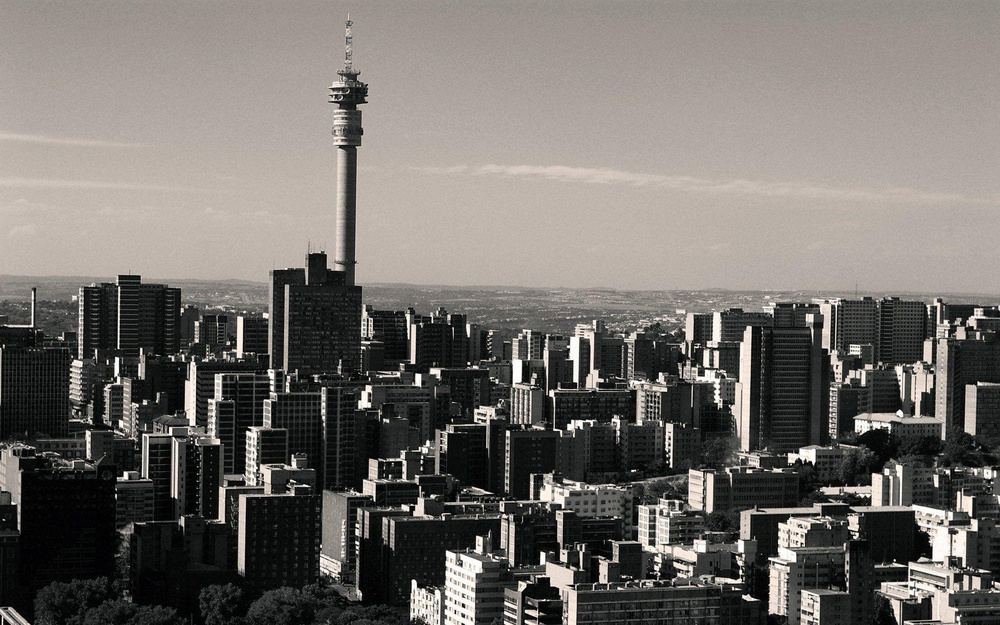
#> input picture Lab Task 5/1. Image Processing and Enhancement/6.jpg, 1000 x 625 px, shrunk from 1920 x 1200 before the run
$ jupyter execute 'Visualizing image in different color spaces.ipynb'   (older library calls are emulated)
#> lines starting #> are read from the running program, lines starting #| are printed output that depends on the picture
[cell 1]
# Python program to read image as RGB

# Importing cv2 and matplotlib module
import cv2
import matplotlib.pyplot as plt

# reads image as RGB
img = cv2.imread('6.jpg')
#> img is the input picture: shape (625, 1000, 3); mean B, G, R 106.7, 111, 115.3

# shows the image
plt.imshow(img)

[cell 2]
import cv2

# Read image as color
img = cv2.imread('6.jpg')  # Default: 3 channels (BGR)

# Convert to grayscale
gray = cv2.cvtColor(img, cv2.COLOR_BGR2GRAY)

cv2.imshow('Gray Image', gray)
cv2.waitKey(0)
cv2.destroyAllWindows()

[cell 3]
# Python program to read image
# as YCrCb color space

# Import cv2 module
import cv2

# Reads the image
img = cv2.imread('6.jpg')

# Convert to YCrCb color space
img = cv2.cvtColor(img, cv2.COLOR_BGR2YCrCb)
#> img: shape (625, 1000, 3); mean of channels 0, 1, 2 111.8, 130.5, 125.2

# Shows the image
cv2.imshow('image', img)

cv2.waitKey(0)
cv2.destroyAllWindows()

[cell 4]
# Python program to read image
# as HSV color space

# Importing cv2 module
import cv2

# Reads the image
img = cv2.imread('6.jpg')

# Converts to HSV color space
img = cv2.cvtColor(img, cv2.COLOR_BGR2HSV)
#> img: shape (625, 1000, 3); mean H, S, V 33.8, 26.9, 116.1

# Shows the image
cv2.imshow('image', img)

cv2.waitKey(0)
cv2.destroyAllWindows()

[cell 5]
# Python program to read image
# as LAB color space

# Importing cv2 module
import cv2

# Reads the image
img = cv2.imread('6.jpg')

# Converts to LAB color space
img = cv2.cvtColor(img, cv2.COLOR_BGR2LAB)
#> img: shape (625, 1000, 3); mean of channels 0, 1, 2 115.8, 128.6, 131

# Shows the image
cv2.imshow('image', img)

cv2.waitKey(0)
cv2.destroyAllWindows()

[cell 6]
# Python program to read image
# as EdgeMap

# Importing cv2 module
import cv2

# Reads the image
img = cv2.imread('6.jpg')


laplacian = cv2.Laplacian(img, cv2.CV_64F)
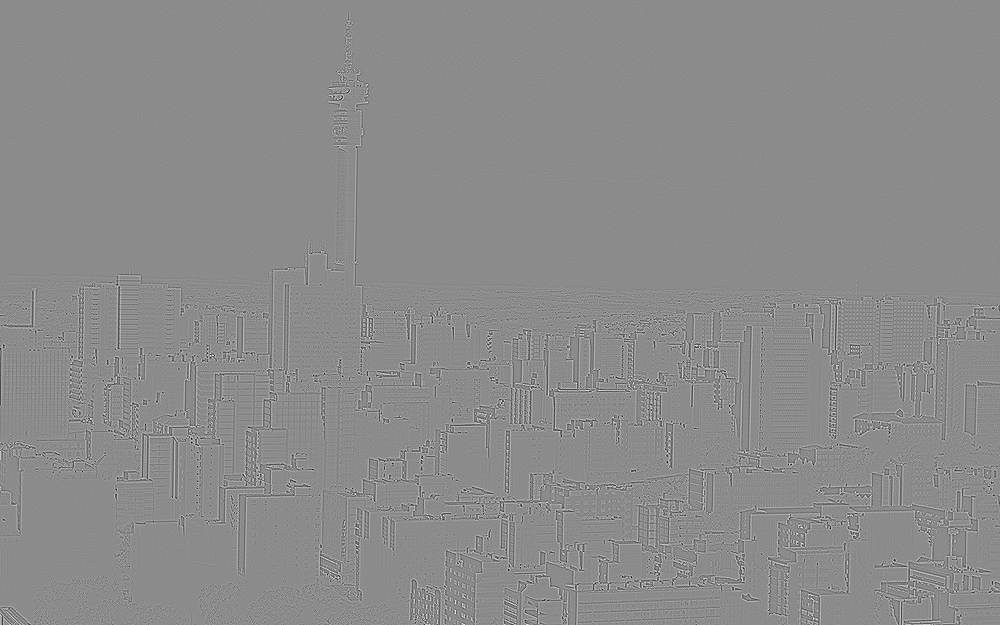
#> laplacian: shape (625, 1000, 3) float64; mean B, G, R 0, 0, 0; drawn with min black and max white
cv2.imshow('EdgeMap', laplacian)
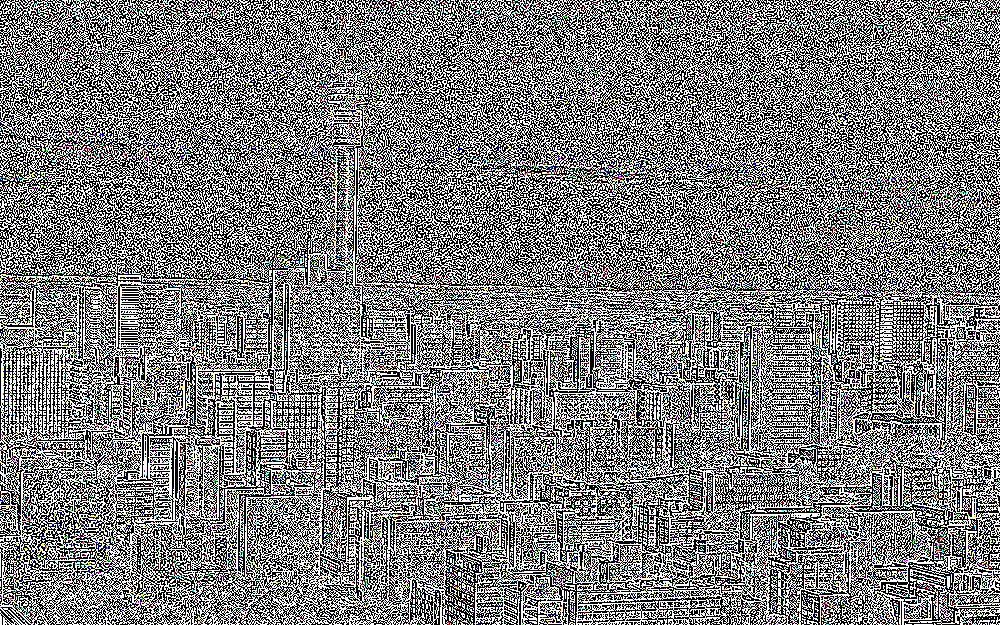
#> window 'EdgeMap': shape (625, 1000, 3); mean B, G, R 125.6, 125.7, 125.7

cv2.waitKey(0)
cv2.destroyAllWindows()

$ run again, with Lab Task 5/1. Image Processing and Enhancement/4.jpg copied over Lab Task 5/1. Image Processing and Enhancement/6.jpg
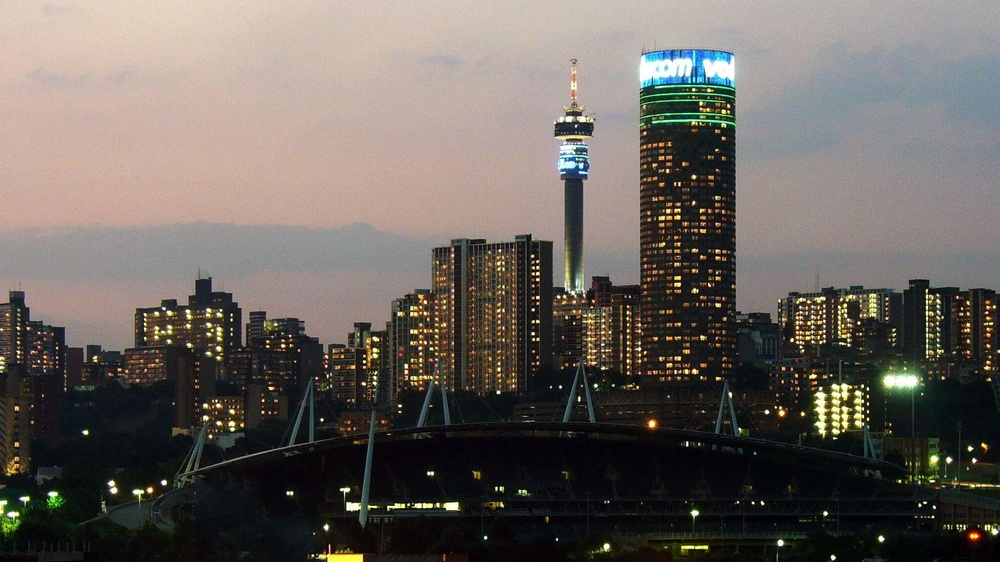
#> input picture Lab Task 5/1. Image Processing and Enhancement/4.jpg, 1000 x 562 px, shrunk from 1920 x 1080 before the run
#> img is the input picture: shape (562, 1000, 3); mean B, G, R 93.3, 98.8, 105.1
#> `laplacian = cv2.Laplacian(img, cv2.CV_64F)`:
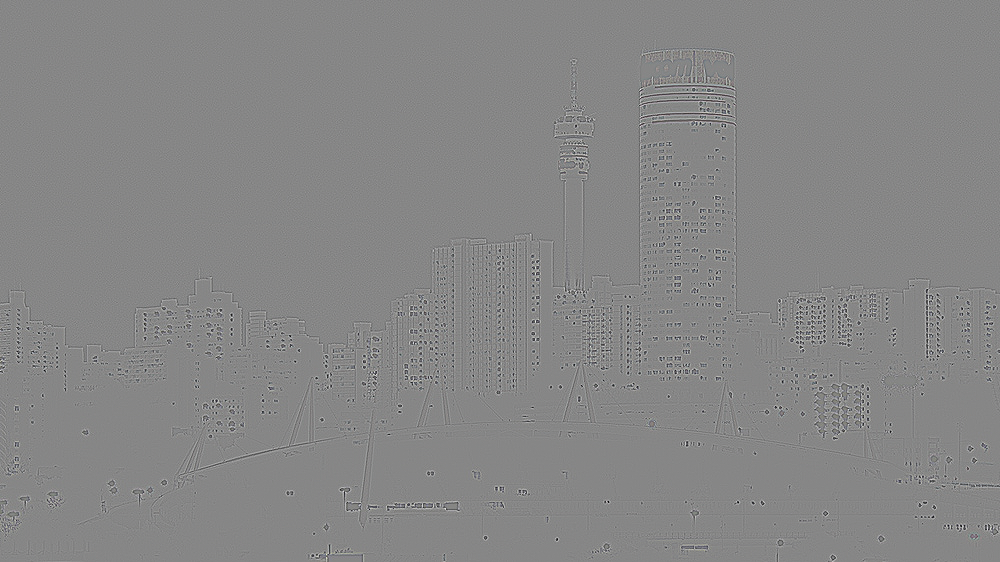
#> laplacian: shape (562, 1000, 3) float64; mean B, G, R 0, 0, 0; drawn with min black and max white
#> `cv2.imshow('EdgeMap', laplacian)`:
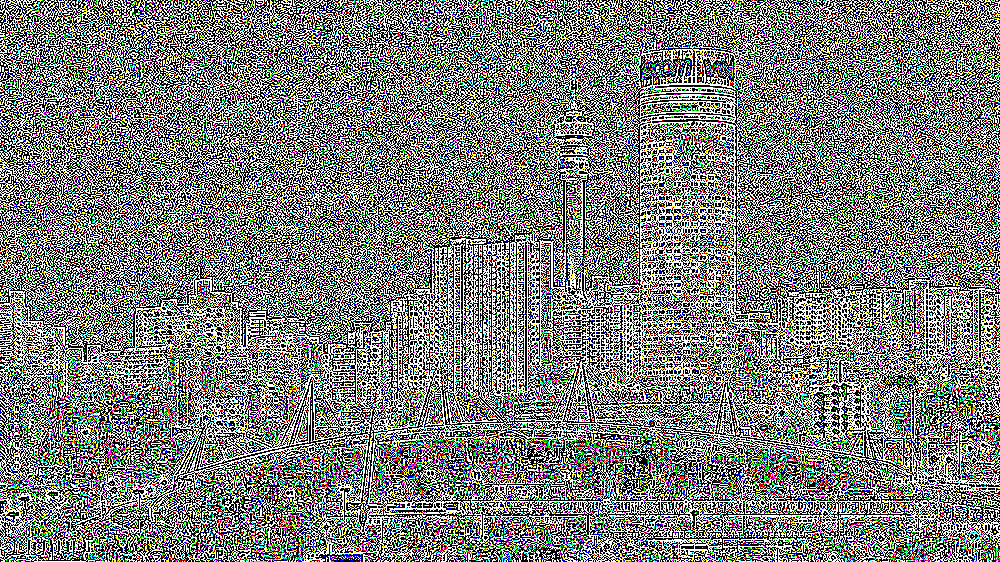
#> window 'EdgeMap': shape (562, 1000, 3); mean B, G, R 124.6, 125.3, 125.7

$ run again, with Lab Task 5/1. Image Processing and Enhancement/5.jpg copied over Lab Task 5/1. Image Processing and Enhancement/6.jpg
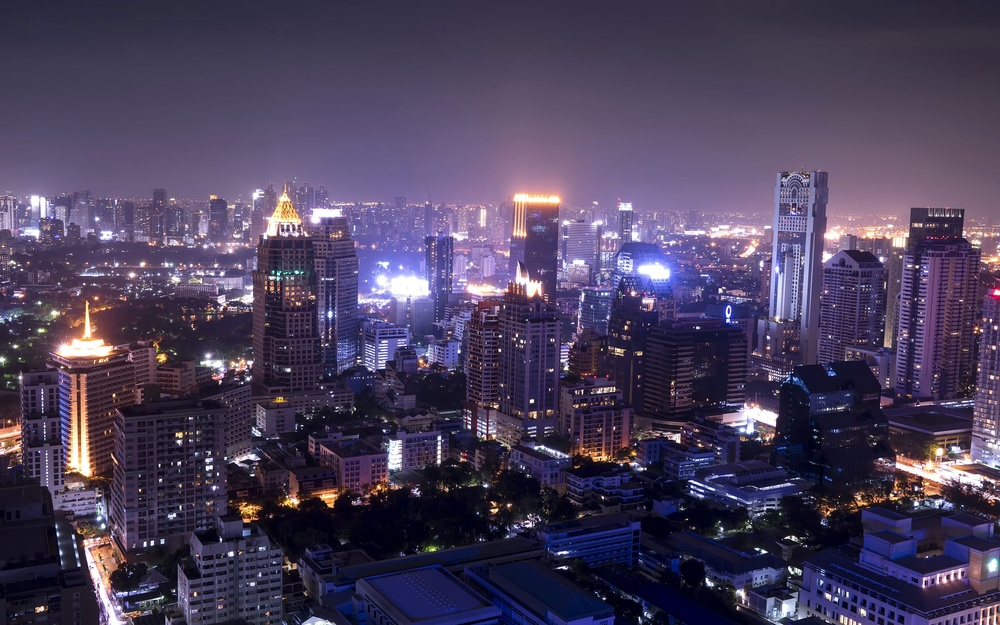
#> input picture Lab Task 5/1. Image Processing and Enhancement/5.jpg, 1000 x 625 px, shrunk from 3840 x 2400 before the run
#> img is the input picture: shape (625, 1000, 3); mean B, G, R 91.9, 64.5, 75.1
#> `laplacian = cv2.Laplacian(img, cv2.CV_64F)`:
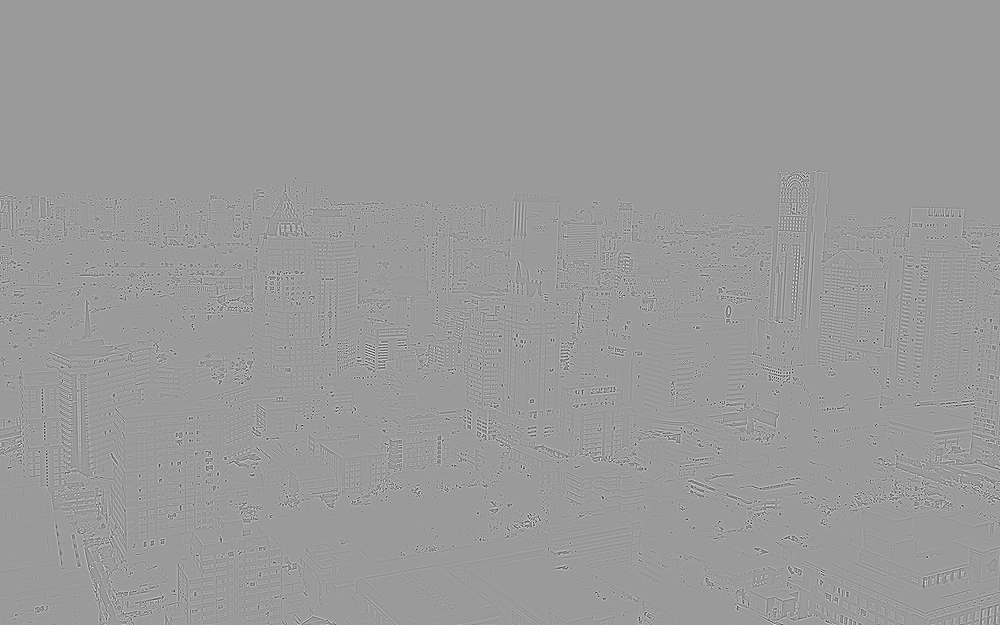
#> laplacian: shape (625, 1000, 3) float64; mean B, G, R 0, 0, 0; drawn with min black and max white
#> `cv2.imshow('EdgeMap', laplacian)`:
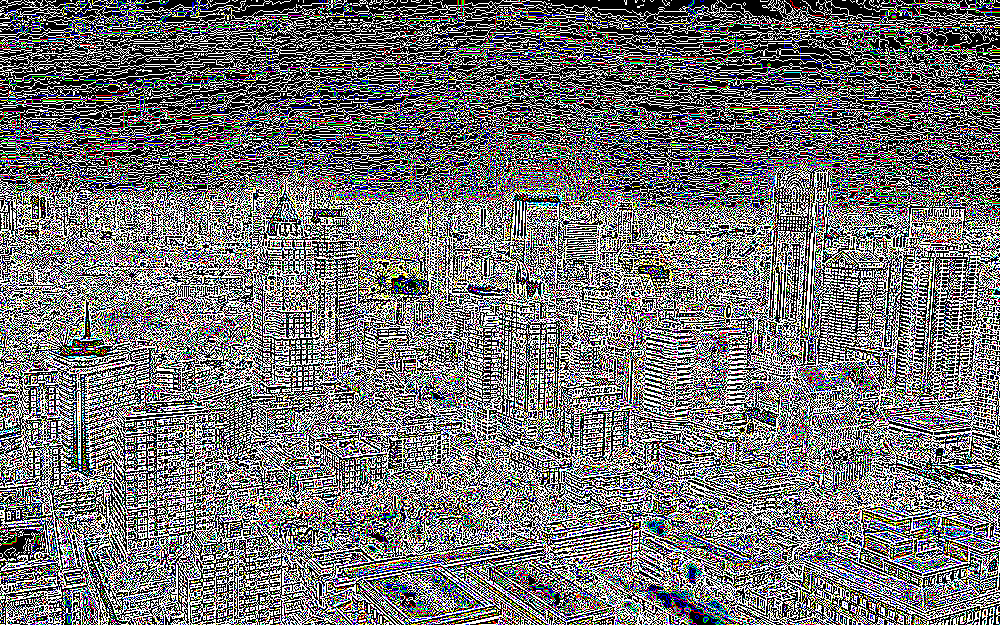
#> window 'EdgeMap': shape (625, 1000, 3); mean B, G, R 115.1, 115, 115.1

$ run again, with Lab Task 5/1. Image Processing and Enhancement/7.jpg copied over Lab Task 5/1. Image Processing and Enhancement/6.jpg
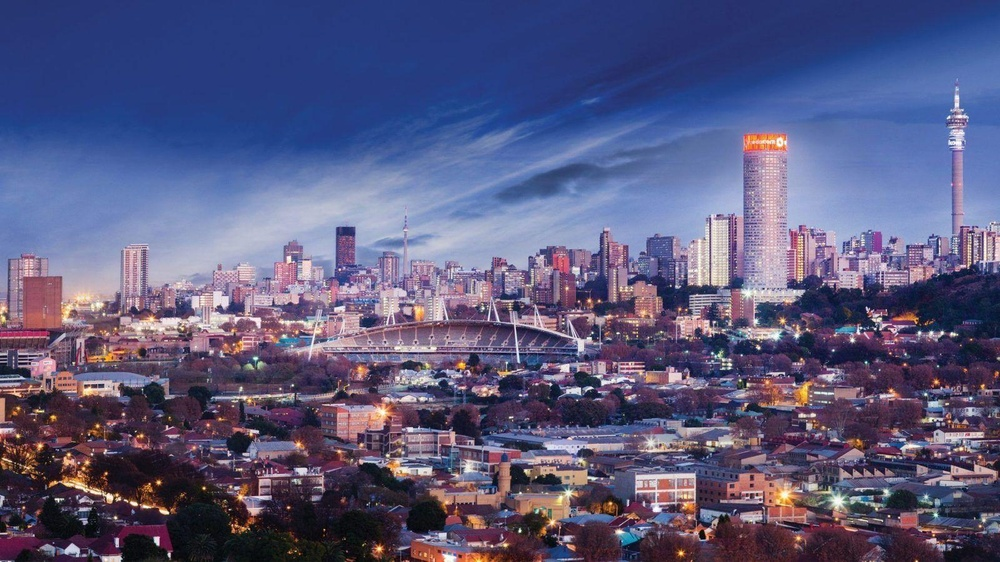
#> input picture Lab Task 5/1. Image Processing and Enhancement/7.jpg, 1000 x 562 px, shrunk from 1600 x 900 before the run
#> img is the input picture: shape (562, 1000, 3); mean B, G, R 126.1, 89.2, 90.2
#> `laplacian = cv2.Laplacian(img, cv2.CV_64F)`:
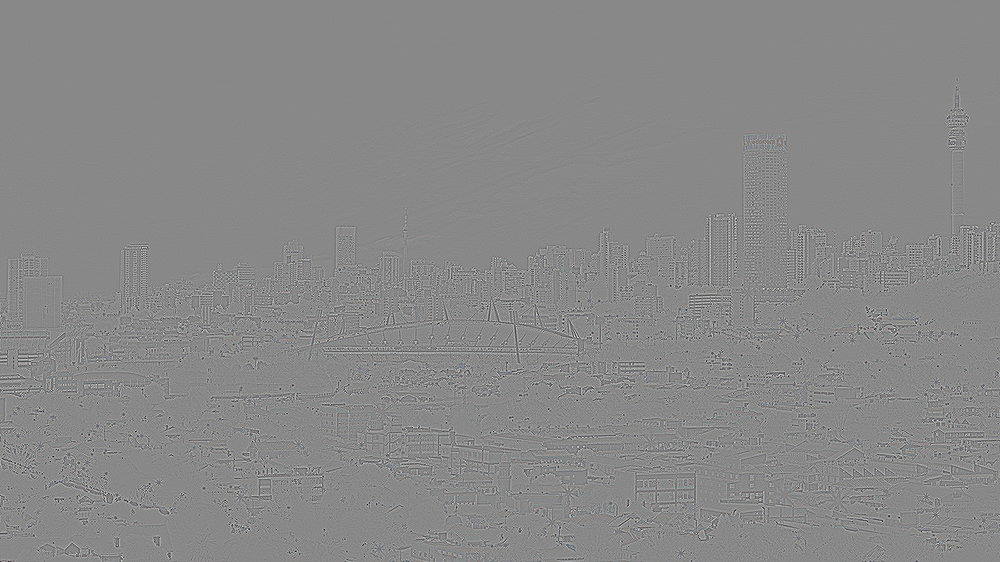
#> laplacian: shape (562, 1000, 3) float64; mean B, G, R 0, 0, 0; drawn with min black and max white
#> `cv2.imshow('EdgeMap', laplacian)`:
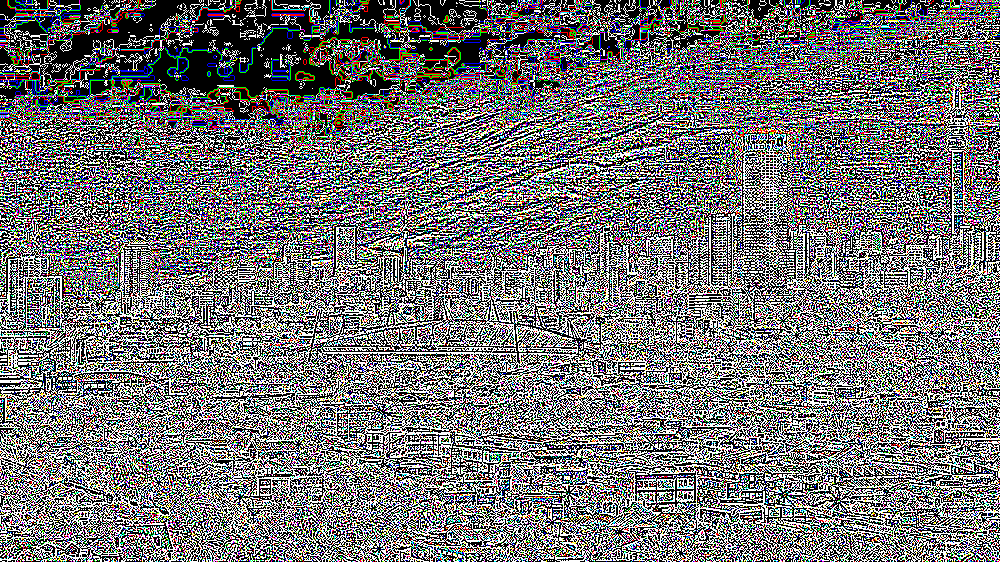
#> window 'EdgeMap': shape (562, 1000, 3); mean B, G, R 115.5, 115, 115.7
